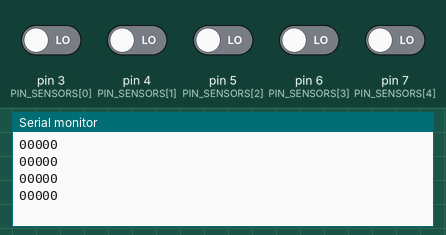
A sketch run on a simulated Arduino Uno, built with avr-gcc and run on an emulated ATmega328P. On the bench: the last lines printed to the serial monitor. Inputs (shaded band) come from the test bench; at power-on: pin 3 (PIN_SENSORS[0]), pin 4 (PIN_SENSORS[1]), pin 5 (PIN_SENSORS[2]), pin 6 (PIN_SENSORS[3]), pin 7 (PIN_SENSORS[4]) LOW.

Above: at 1.8 s.
1.9 s: pin 3 (PIN_SENSORS[0]) driven HIGH
At 2.4 s:
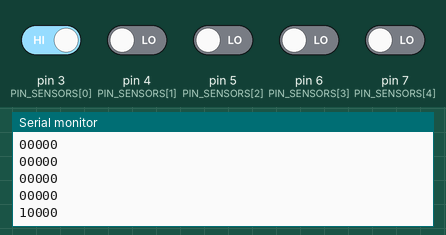
3.4 s: pin 4 (PIN_SENSORS[1]) driven HIGH
At 3.9 s:
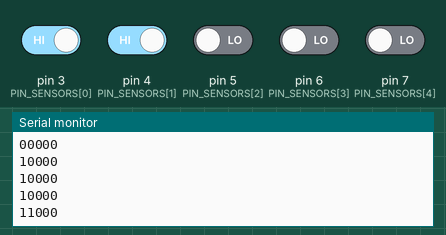
4.9 s: pin 5 (PIN_SENSORS[2]) driven HIGH
At 5.4 s:
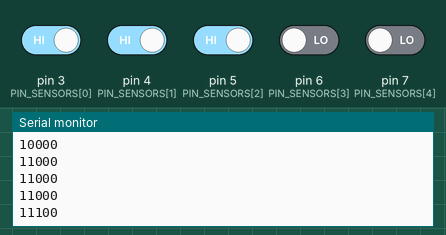
6.4 s: pin 6 (PIN_SENSORS[3]) driven HIGH
At 6.9 s:
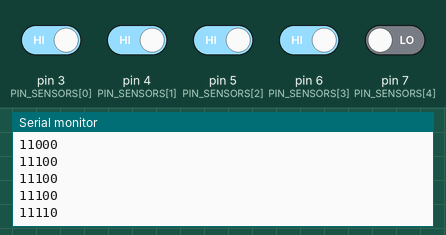
7.9 s: pin 7 (PIN_SENSORS[4]) driven HIGH
At 8.4 s:
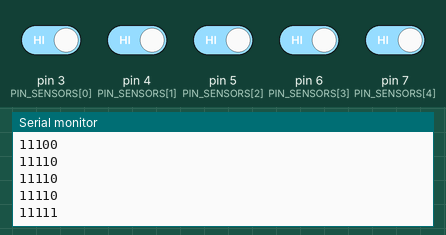
9.4 s: pin 3 (PIN_SENSORS[0]) driven LOW
At 9.9 s:
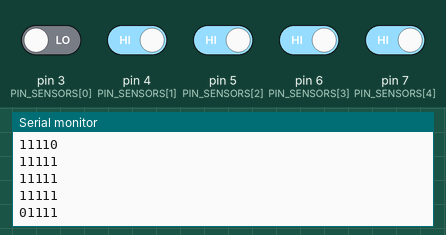
Timing chart, 0 to 11.9 s (numbered marks = the images above; inputs shaded):
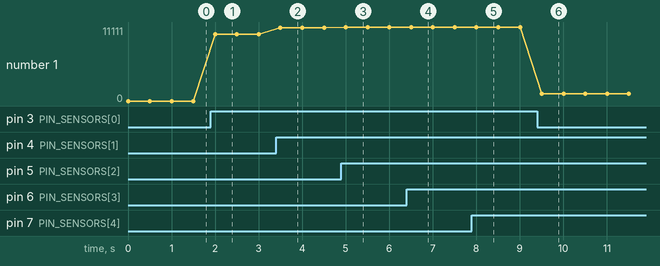

The sketch:

LineSensorsSerial.ino
```cpp
const int PIN_SENSORS[5] = {3, 4, 5, 6, 7};

int sensorValues[5];

void readSensors()
{
    for (int i=0; i<5; i++)
    {
        sensorValues[i] = digitalRead(PIN_SENSORS[i]);
    }
}

void sendSensors()
{
    for (int i=0; i<5; i++)
    {
        Serial.print(sensorValues[i]);
    }
    Serial.println("");
}

void setup()
{
    for (int i=0; i<5; i++)
    {
        pinMode(PIN_SENSORS[i], INPUT);
    }
    Serial.begin(9600);
}

void loop()
{
    readSensors();
    sendSensors();
    delay(500);
}
```

Measured:
- after the input at 1.9 s, the serial monitor: prints a new line after 0.10 s (image 1)
- after the input at 3.4 s, the serial monitor: prints a new line after 0.10 s (image 2)
- after the input at 4.9 s, the serial monitor: prints a new line after 0.10 s (image 3)
- after the input at 6.4 s, the serial monitor: prints a new line after 0.10 s (image 4)
- after the input at 7.9 s, the serial monitor: prints a new line after 0.11 s (image 5)
- after the input at 9.4 s, the serial monitor: prints a new line after 0.11 s (image 6)
- plotted number 1: 0 → 10000 after the input at 1.9 s, 10000 → 11000 after the input at 3.4 s, 11000 → 11100 after the input at 4.9 s, 11100 → 11110 after the input at 6.4 s, 11110 → 11111 after the input at 7.9 s
